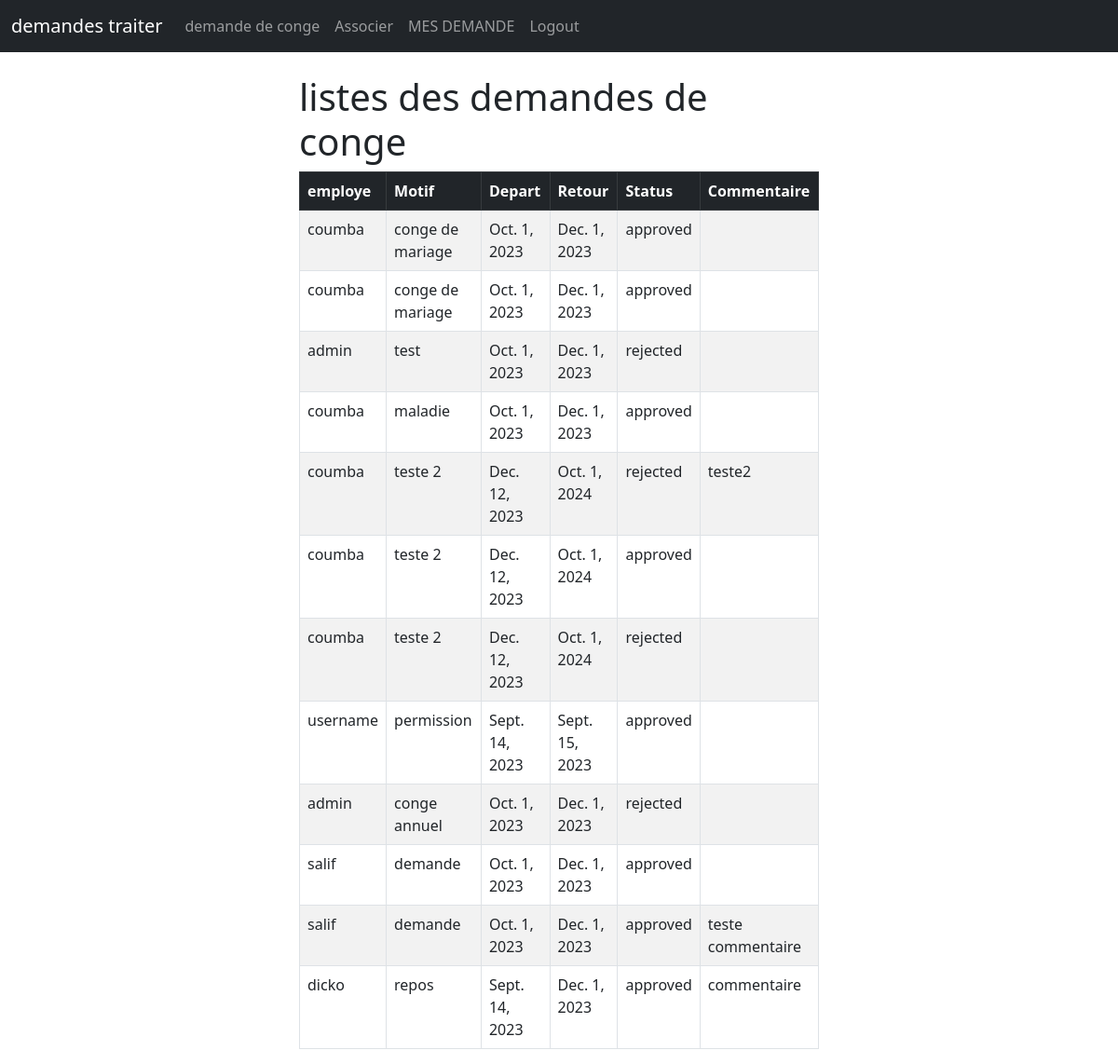
The app's page /chef/ (signed in) with its own data.
### conge/models.py (models this page shows)
class ChefResponse(models.Model):
    request = models.ForeignKey(CongeRequest, on_delete=models.CASCADE)
    response = models.CharField(max_length=20, choices=[('approved', 'Approuvé'), ('rejected', 'Rejeté')])
    comments = models.TextField(blank=True)

class CongeRequest(models.Model):
    user = models.ForeignKey(User, on_delete=models.CASCADE)
    motif = models.CharField(max_length=200)
    date_depart = models.DateField()
    date_arrivee = models.DateField()
    status = models.CharField(max_length=20, choices=[('pending', 'En attente'), ('approved', 'Approuvé'), ('rejected', 'Rejeté')], default='pending')

### conge/views.py (the view)
# urls.py: path('chef/', views.chef, name='chef'),
def chef(request):
    chefresponses = ChefResponse.objects.all()
    if request.method == 'POST':
        username = request.POST['username']
        password = request.POST['password']
        user = authenticate(request, username=username, password=password)
        if user is not None:
            login(request, user)
            messages.success(request, "Vous avez été connecté")
            return redirect('chef')
        else:
            messages.error(request, "une erreur s'est produite lors de la connexion, veuillez réessayer...")
            return redirect('chef')
    else:
        return render(request, 'chef.html', {'chefresponses':chefresponses})

### conge/templates/chef.html (shortened to what this page needs)
{% extends 'base.html'%}
{% block content%}
        <div class="col-md-6 offset-md-3">
        {% if user.is_authenticated %}
        <h1>listes des demandes de conge</h1>
        <table class="table table-striped table-hover table-bordered">
            <thead class="table-dark">
                <tr>
                    <th scope="col">employe</th>
                    <th scope="col">Motif</th>
                    <th scope="col">Depart</th>
                    <th scope="col">Retour</th>
                    <th scope="col">Status</th>
                    <th scope="col">Commentaire </th>
                </tr>
            </thead>
            <tbody>
                    {% if chefresponses %}
                     {% for chefresponse in chefresponses %}
                <tr>
                    <td>{{ chefresponse.request.user }} </td>
                    <td>{{ chefresponse.request.motif }} </td>
                    <td>{{ chefresponse.request.date_depart }} </td>
                    <td>{{ chefresponse.request.date_arrivee }} </td>
                    <td> {{ chefresponse.response }}</td>
                    <td>{{ chefresponse.comments }}</td>
                </tr>
                    {% endfor %}
                   {% endif %}
            </tbody>
        </table>
{% endif %}
{% endblock %}

### records on screen
ChefResponse: request.user "coumba", request.motif "conge de mariage", request.date_depart "Oct. 1, 2023", request.date_arrivee "Dec. 1, 2023", response "approved"
ChefResponse: request.user "coumba", request.motif "conge de mariage", request.date_depart "Oct. 1, 2023", request.date_arrivee "Dec. 1, 2023", response "approved"
ChefResponse: request.user "admin", request.motif "test", request.date_depart "Oct. 1, 2023", request.date_arrivee "Dec. 1, 2023", response "rejected"
ChefResponse: request.user "coumba", request.motif "maladie", request.date_depart "Oct. 1, 2023", request.date_arrivee "Dec. 1, 2023", response "approved"
ChefResponse: request.user "coumba", request.motif "teste 2", request.date_depart "Dec. 12, 2023", request.date_arrivee "Oct. 1, 2024", response "rejected", comments "teste2"
ChefResponse: request.user "coumba", request.motif "teste 2", request.date_depart "Dec. 12, 2023", request.date_arrivee "Oct. 1, 2024", response "approved"
ChefResponse: request.user "coumba", request.motif "teste 2", request.date_depart "Dec. 12, 2023", request.date_arrivee "Oct. 1, 2024", response "rejected"
ChefResponse: request.user "username", request.motif "permission", request.date_depart "Sept. 14, 2023", request.date_arrivee "Sept. 15, 2023", response "approved"
ChefResponse: request.user "admin", request.motif "conge annuel", request.date_depart "Oct. 1, 2023", request.date_arrivee "Dec. 1, 2023", response "rejected"
ChefResponse: request.user "salif", request.motif "demande", request.date_depart "Oct. 1, 2023", request.date_arrivee "Dec. 1, 2023", response "approved"
ChefResponse: request.user "salif", request.motif "demande", request.date_depart "Oct. 1, 2023", request.date_arrivee "Dec. 1, 2023", response "approved", comments "teste commentaire"
ChefResponse: request.user "dicko", request.motif "repos", request.date_depart "Sept. 14, 2023", request.date_arrivee "Dec. 1, 2023", response "approved", comments "commentaire"
